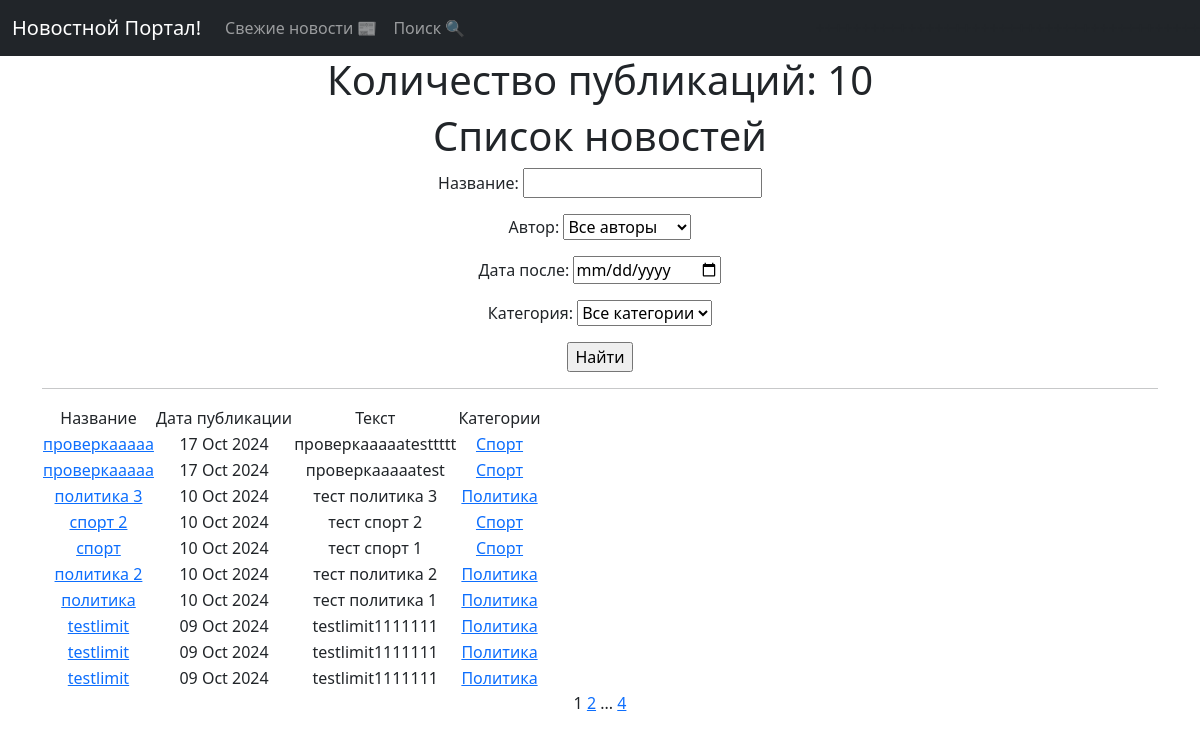
/post/search/, run on an earlier commit of the app's database.
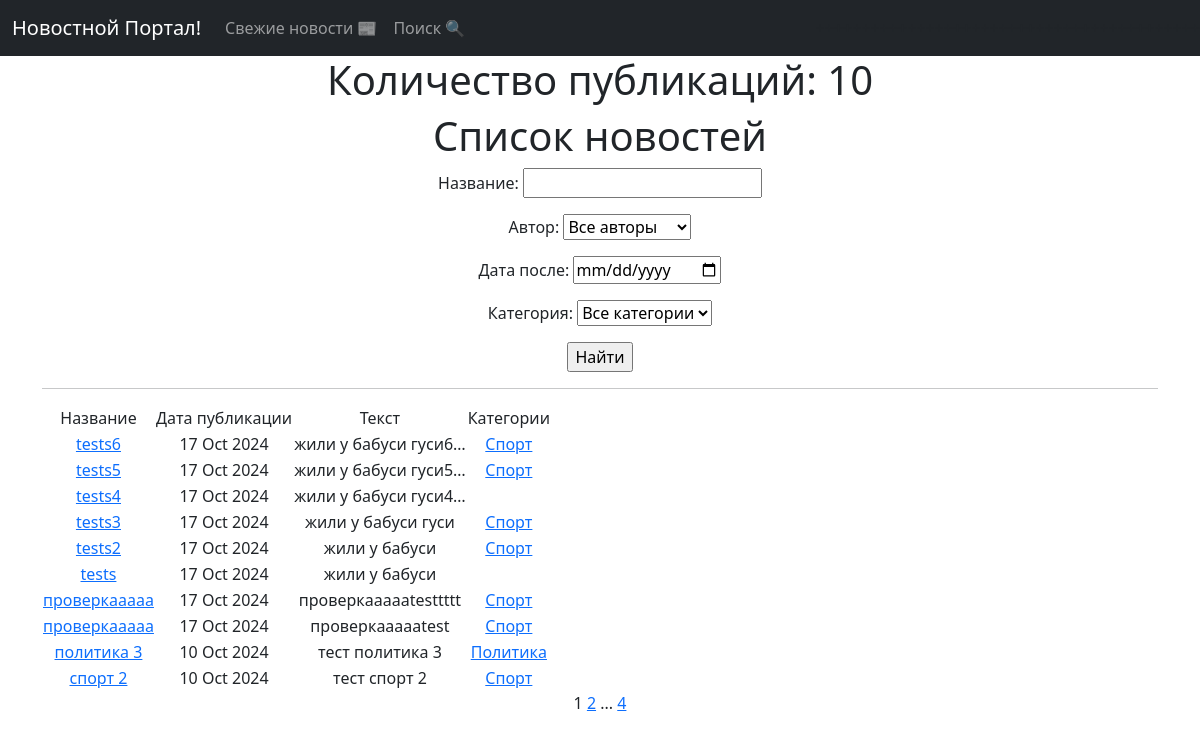
And on a later commit of the database.
### news/models.py (models this page shows, shortened)
class Post(models.Model):
    article = 'AR'
    news = 'NE'
    POSITIONS = [
        (article, 'Статья'),
        (news, 'Новость')
    ]
    author = models.ForeignKey(Author, on_delete=models.CASCADE)
    post_type = models.CharField(max_length=2, choices=POSITIONS, default=news)
    time_post = models.DateTimeField(auto_now_add=True)
    category = models.ManyToManyField(Category, through='PostCategory')
    title = models.CharField(max_length=255)
    text = models.TextField()
    rating = models.IntegerField(default=0)

class Category(models.Model):
    name = models.CharField(max_length=50, unique=True)
    subscribers = models.ManyToManyField(User, blank=True, null=True, related_name='categories')
    def __str__(self):
        return self.name.title()

### news/views.py (the view)
# urls.py: path('', PostsList.as_view(), name='post_list'),
class PostsList(ListView):
    model = Post
    ordering = '-time_post'
    context_object_name = 'posts'
    paginate_by = 10
    def get_queryset(self):
        queryset = super().get_queryset()
        self.filterset = PostFilter(self.request.GET, queryset)
        return self.filterset.qs
    def get_context_data(self, **kwargs):
        context = super().get_context_data(**kwargs)
        context['filterset'] = self.filterset
        return context
    def get_template_names(self):
        if self.request.path == '/post/search/':
            return 'flatpages/post_search.html'
        return 'flatpages/posts.html'

### news/models.py (called while the page is built)
    def __str__(self):
        return self.user.username

### templates/flatpages/post_search.html (shortened to what this page needs)
{% extends 'flatpages/default.html' %}
{% load custom_filters %}
{% block content %}
    <h1>Количество публикаций: {{ posts|length }} </h1>
    <h1>Список новостей</h1>
    <form action="" method="get">
       {{ filterset.form.as_p }}
       <input type="submit" value="Найти" />
    </form>
    <hr>
    {% if posts %}
        <table>
            <tr>
                <td>Название</td>
                <td>Дата публикации</td>
                <td>Текст</td>
                <td>Категории</td>
            </tr>
            {% for post in posts %}
            <tr>
                <td><a href="{% url 'post_detail' post.id %}">{{ post.title }}</a></td>
                <td>{{ post.time_post|date:'d M Y' }}</td>
                <td>{{ post.text|truncatechars:20 }}</td>
                <td>{% for category in post.category.all %}
                        <a href="{% url 'category_list' category.id %}">{{ category }}</a>
                    {% endfor %}
                </td>
            </tr>
            {% endfor %}
        </table>
    {% else %}
        <h2>Новостей нет! =( </h2>
    {% endif %}
    {{ page_obj.number }}
    {% if page_obj.has_next %}
        <a href="?page={{ page_obj.next_page_number }}">{{ page_obj.next_page_number }}</a>
        {% if paginator.num_pages != page_obj.next_page_number %}
           ...
           <a href="?page={{ page_obj.paginator.num_pages }}">{{ page_obj.paginator.num_pages }}</a>
       {% endif %}
    {% endif %}
{% endblock content %}

What changed in the data, as far as the page shows it:
no longer on this page (row unchanged): Post: title "спорт", time_post "10 Oct 2024", text "тест спорт 1", Category (name "Спорт")
no longer on this page (row unchanged): Post: title "политика 2", time_post "10 Oct 2024", text "тест политика 2", Category (name "Политика")
no longer on this page (row unchanged): Post: title "политика", time_post "10 Oct 2024", text "тест политика 1", Category (name "Политика")
no longer on this page (row unchanged): Post: title "testlimit", time_post "09 Oct 2024", text "testlimit1111111", Category (name "Политика")
no longer on this page (row unchanged): Post: title "testlimit", time_post "09 Oct 2024", text "testlimit1111111", Category (name "Политика")
no longer on this page (row unchanged): Post: title "testlimit", time_post "09 Oct 2024", text "testlimit1111111", Category (name "Политика")
added Post: title "tests6", time_post "17 Oct 2024", text "жили у бабуси гуси6…", Category (name "Спорт")
added Post: title "tests5", time_post "17 Oct 2024", text "жили у бабуси гуси5…", Category (name "Спорт")
added Post: title "tests4", time_post "17 Oct 2024", text "жили у бабуси гуси4…"
added Post: title "tests3", time_post "17 Oct 2024", text "жили у бабуси гуси", Category (name "Спорт")
added Post: title "tests2", time_post "17 Oct 2024", text "жили у бабуси", Category (name "Спорт")
added Post: title "tests", time_post "17 Oct 2024", text "жили у бабуси"
